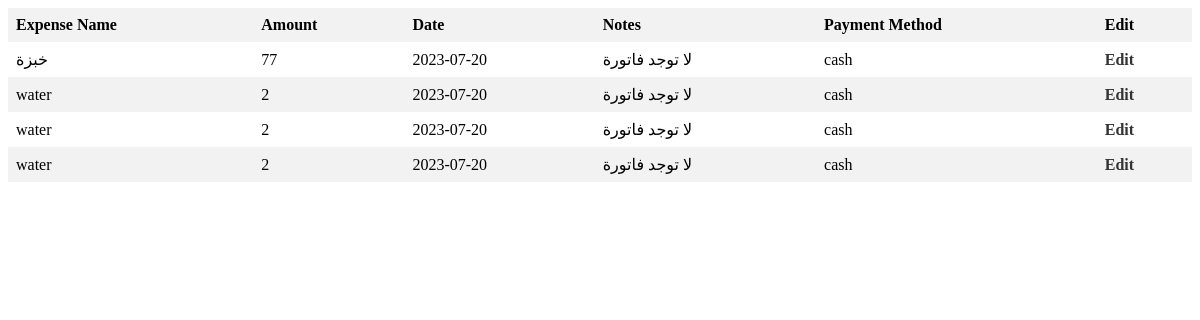
The page /up.php?category_id=118 on the database its author committed.
### tables this page shows
CREATE TABLE `ex_table` (
  `ex_id` int(11) NOT NULL,
  `expense_amount` varchar(11) NOT NULL,
  `note` text NOT NULL,
  `payment_method` varchar(11) NOT NULL,
  `date` varchar(20) NOT NULL,
  `expense_name` varchar(100) NOT NULL,
  `category_id` int(20) NOT NULL
);

### up.php (the view, shortened to what this page needs)
 <table> <thead> <tr> <th>Expense Name</th>
 <th>Amount</th> <th>Date</th> <th>Notes</th>
  <th>Payment Method</th> <th>Edit</th> </tr> </thead>
  <link rel="stylesheet" type="text/css" href="update.css">
   <tbody>
     <?php require_once 'database.php';
        $expenses_table = "ex_table";
        $category_id = mysqli_real_escape_string($conn, $_GET['category_id']);
        $expenses_query = "SELECT ex_id, expense_name, expense_amount, note, payment_method, date FROM $expenses_table WHERE category_id = $category_id";
        $expenses_result = mysqli_query($conn, $expenses_query);
        while ($expense_row = mysqli_fetch_assoc($expenses_result)) {
            echo "<tr>";
            echo "<td>" . $expense_row['expense_name'] . "</td>";
            echo "<td>" . $expense_row['expense_amount'] . "</td>";
            echo "<td>" . $expense_row['date'] . "</td>";
            echo "<td>" . $expense_row['note'] . "</td>";
            echo "<td>" . $expense_row['payment_method'] . "</td>";
            echo "<td><a href='edit.php?ex_id=" . $expense_row['ex_id'] . "&category_id=" . $category_id . "'>Edit</td>";
            echo "</tr>";
        }
        ?>
    </tbody>
</table>

### update.css (style rules this page uses)
table { border-collapse: collapse; width: 100%; margin-bottom: 20px; }
th, td { text-align: left; padding: 8px; }
th { background-color: #f2f2f2; }
tr:nth-child(even) { background-color: #f2f2f2; }
a { text-decoration: none; color: #333; font-weight: bold; }

### rows shown on the page
ex_table: expense_name "خبزة", expense_amount "77", date "2023-07-20", note "لا توجد فاتورة", payment_method "cash"
ex_table: expense_name "water", expense_amount "2", date "2023-07-20", note "لا توجد فاتورة", payment_method "cash"
ex_table: expense_name "water", expense_amount "2", date "2023-07-20", note "لا توجد فاتورة", payment_method "cash"
ex_table: expense_name "water", expense_amount "2", date "2023-07-20", note "لا توجد فاتورة", payment_method "cash"
